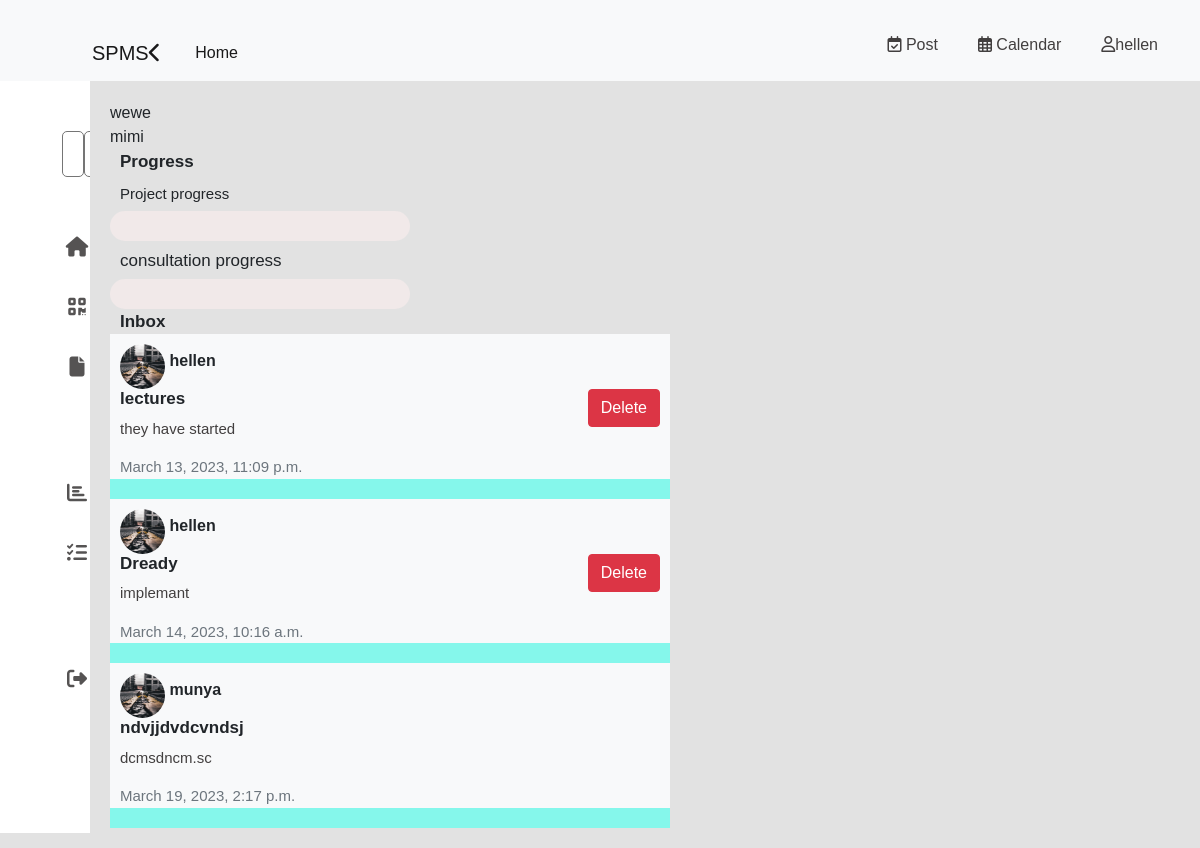
Screenshot of /dashboard (signed in) with the database file from the repository.
### base/models.py (models this page shows, shortened)
class Post(models.Model):
    author = models.ForeignKey(User, on_delete=models.CASCADE)
    title = models.CharField(max_length=200)
    description = models.TextField()
    created_at =models.DateTimeField(auto_now_add=True)
    created_at =models.DateTimeField(auto_now=True)

### base/views.py (the view, shortened to what this page needs)
# urls.py: path('dashboard', views.dashboard, name="dashboard"),
@login_required(login_url="/login")
def dashboard(request):
    posts = Post.objects.all()
    return render(request, 'base/dashboard.html',{"posts":posts})

### base/templates/base/dashboard.html (shortened to what this page needs)
{% extends 'partials/base.html' %}
{% block content %}
{%load static%}
{% include 'partials/topnav.html'%}
<div class="container-mod">
{% include 'partials/sidebar.html'%}
<div class="main">
<div class="row-dashboard">
  <div class="column">
    wewe
  </div>
  <div class="column">
    mimi
  </div>
  <div class="column">
      <strong style="margin-left: 10px; font-size:17px;">Progress </strong>
      <h5 style="margin-left: 10px; font-size:15px;margin-top:10px;">Project progress </h5>
      <div class="progress">
      </div>
      <h5 style="margin-left: 10px; font-size:17px;margin-top:10px;">consultation progress</h5>
      <div class="progress">
      </div>
    <strong style="margin-left: 10px; font-size:17px;">Inbox </strong>
    <div class="col-content bg-light">
    {% for post in posts %}
    <div class="header" style="margin-left: 10px;">
      <img style="margin-top: 10px;" src="{% static 'images/12345.jpeg' %}">
      <strong>
        {{ post.author.username }}
      </strong>
    </div>
     <div class="body d-flex flex-row justify-content-between">
       <div>
         <h5 class="card-title" style="margin-left: 10px; font-size:17px;"><strong>
          {{post.title}}
         </strong>
         </h5>
         <p style="margin-left: 10px; font-size:15px;">{{post.description}}</p>
       </div>
       <div>
        {% if user == post.author or perms.base.delete_post%}
          <form method="post">
            <button type="submit" class="btn btn-danger"
            style="margin-right: 10px;"
            name="post-id" value="{{post.id}}">Delete</button>
          </form>
        {%endif%}
       </div>
       </div>
       <div class="text-muted" style="margin-left: 10px; font-size:15px;">{{post.created_at}}</div>
       <div class="space">
       </div>
       {% empty %}
       <p> No post yet</p>
    {% endfor %}
    </div>
  </div>
</div>
</div>
{% endblock content%}

### base/templates/partials/topnav.html (shortened to what this page needs)
{% extends 'partials/base.html'%}
{% block content%}
{% load static%}
<link rel="stylesheet" type="text/css" href="{% static 'css/style.css' %}">
{% block navbar%}
    <section class="nav-section">
 <nav class="navbar navbar-expand-lg navbar-light bg-light">
  <div class="container-fluid">
    <a class="navbar-brand" href="#" style="padding-left:80px; padding-top:30px;">SPMS<i class="fa-solid fa-chevron-left"></i></a>
    <div class="collapse navbar-collapse" id="navbarSupportedContent">
      <ul class="navbar-nav me-auto mb-2 mb-lg-0">
        <li class="nav-item">
          <a class="nav-link active" aria-current="page" href="/home">Home</a>
        </li>
      </ul>
      <div class="d-flex">
        <ul style="display: flex;">
            <li class="nav-item" style="list-style: none; padding-right: 30px;">
                <a href="/create-post" style="text-decoration: none;"><i class="fa-regular fa-calendar-check"></i> Post</a>
            </li>
            <li class="nav-item" style="list-style: none; padding-right: 30px;">
                <a href="#" style="text-decoration: none;"><i class="fa-regular fa-calendar"></i> Calendar</a>
            </li>
            {% if user.is_authenticated%}
            <li class="nav-item" style="list-style: none; padding-right: 30px;">
                <a href="#" style="text-decoration: none;"><i class="fa-regular fa-user"></i>{{user.username}}</a>
            </li>
            {% else %}
            <li class="nav-item">
                <a class="nav-link" href="/login"> login</a>
            </li>
            {% endif %}
        </ul>
      </div>
    </div>
  </div>
  </nav>
    </section>
    {% endblock%}
{% endblock%}

### static/css/style.css (style rules this page uses)
* { padding: 0; margin: 0; box-sizing: border-box; }
body { background:rgb(246, 252, 252) ; }
img { border-top-left-radius: 30px; border-bottom-left-radius: 30px; }

### static/css/home.css (style rules this page uses)
* { margin: 0; padding: 0; outline: none; border: none; text-decoration: none; box-sizing: border-box; font-family: "Poppins", sans-serif; }
body { background: rgb(226, 226, 226); }
ul { list-style-type: none; }
.nav-item { position: relative; top: 12px; margin-left: 10px; }
.progress { background-color:rgb(241, 233, 233); border-radius: 20px; height: 30px; width: 300px; }
.container-mod { display: flex; }
.main { position: relative; padding: 20px; width: 50%; border-radius: 40px; }
.header img { width: 45px; height: 45px; border-radius: 50%; }
.space { background-color:rgb(133, 247, 235); padding: 10px; }

### base/templates/partials/main.html (style rules this page uses)
body { background-color: #fafafa; font-family: 'Nunito', sans-serif; }
a, p { color: #423f3f; }
::placeholder { font-weight: 300; opacity: 0.5; }

### rows the page displays
Post: author.username "hellen", title "lectures", description "they have started", {{ post.id }} 12 (drawn), created_at "March 13, 2023, 11:09 p.m."
Post: author.username "hellen", title "Dready", description "implemant", {{ post.id }} 13 (drawn), created_at "March 14, 2023, 10:16 a.m."
Post: author.username "munya", title "ndvjjdvdcvndsj", description "dcmsdncm.sc", created_at "March 19, 2023, 2:17 p.m."

### other values shown
{{ user.username }} "hellen"
